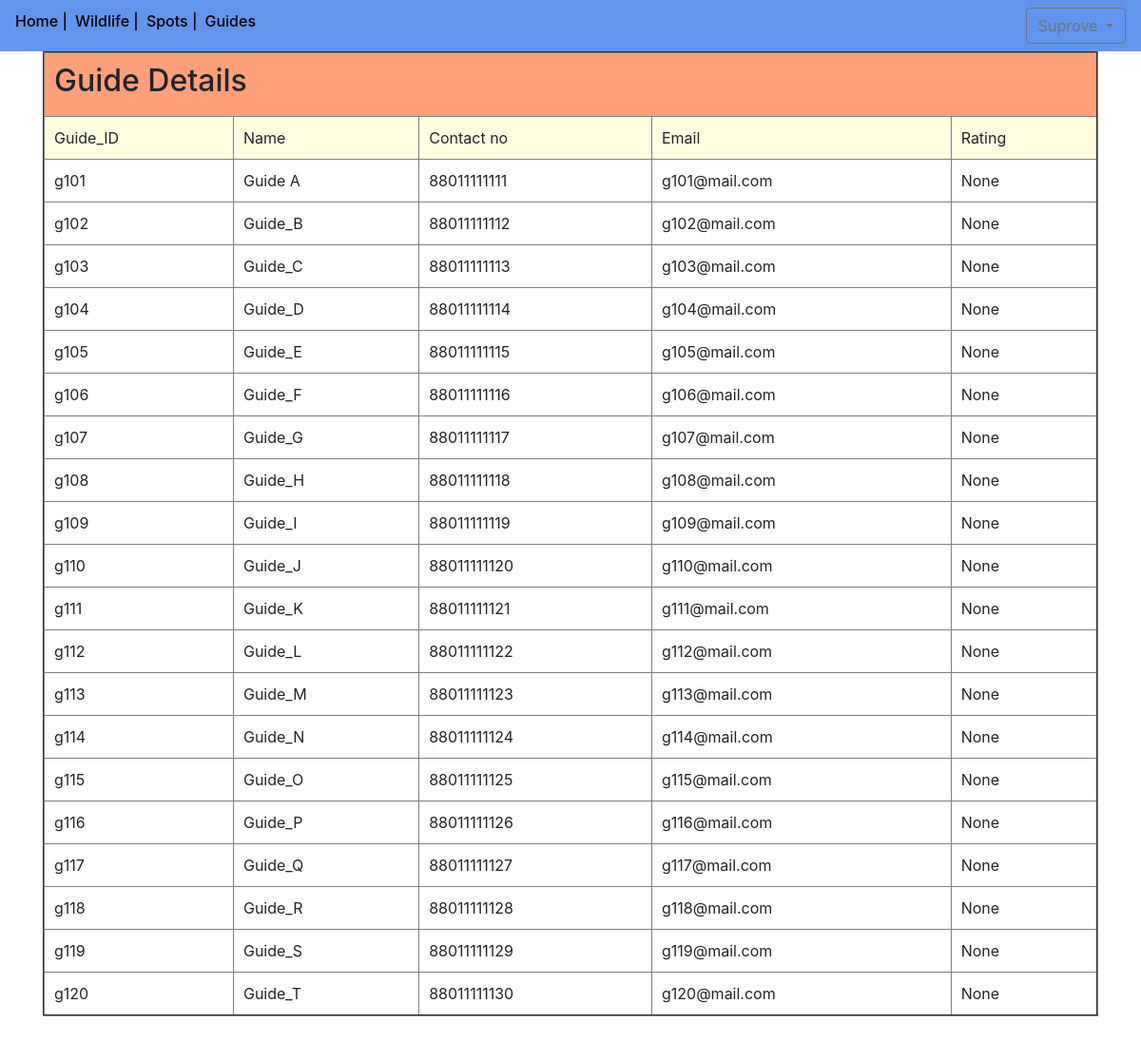
Screenshot of /guide/ (signed in) with the database file from the repository.
### accounts/models.py (models this page shows)
class CustomUser(AbstractUser):
    email = models.EmailField(max_length=254)
    phone_no = models.CharField(max_length=254)
    country = models.CharField(max_length=254)

### sundarbans/models.py (models this page shows)
class Guide(models.Model):
    g_id = models.CharField(primary_key=True, max_length=254)
    g_name = models.CharField(max_length=254)
    g_contact = models.CharField(max_length=254)
    g_email = models.EmailField()
    g_rating = models.IntegerField(null=True, blank=True)

### sundarbans/views.py (the view)
# urls.py: path('guide/', GuideView.as_view(), name='guide_'),
class GuideView(ListView):
    model = Guide
    template_name = 'sundarbans/guide.html'

### templates/sundarbans/guide.html
{% extends 'base.html' %}
{% block content %}
<div class="container pb-lg-5">
    <table border="2" cellpadding="10rem" width="100%">
        <tr style="background: lightsalmon"><td colspan="5"><h2>Guide Details</h2></td></tr>
        <tr style="background: lightyellow">
            <td>Guide_ID</td>
            <td>Name</td>
            <td>Contact no</td>
            <td>Email</td>
            <td>Rating</td>
        </tr>
        {% for x in guide_list %}
            <tr>
                <td>{{ x.g_id }}</td>
                <td>{{ x.g_name }}</td>
                <td>{{ x.g_contact }}</td>
                <td>{{ x.g_email }}</td>
                <td>{{ x.g_rating }}</td>
            </tr>
        {% endfor %}
    </table>
</div>
{% endblock %}

### templates/base.html (shortened to what this page needs)
{% load static %}
<!DOCTYPE html>
<html lang="en">
<head>
    <link rel="stylesheet" href="https://maxcdn.bootstrapcdn.com/bootstrap/4.5.2/css/bootstrap.min.css">
</head>
<body>
<nav class="navbar navbar-expand-lg " style="background: cornflowerblue ">
    <ul class="navbar-nav ">
        <li class="nav-item active pr-2"><a href="{% url 'home_' %}" style="color: black; "><h6>Home |</h6></a></li>
        <li class="nav-item pr-2 "><a href="{% url 'wildlife_' %}" style="color: black;"><h6>Wildlife |</h6></a></li>
        <li class="nav-item pr-2"><a href="{% url 'spot_' %}" style="color: black;"><h6> Spots |</h6></a></li>
        <li class="nav-item pr-2"><a href="{% url 'guide_' %}" style="color: black;"><h6> Guides </h6></a></li>
    </ul>
    <ul class="navbar-nav ml-auto">
        {% if user.is_authenticated %}
            <div class=" dropdown">
                <button type="button" class="btn btn-outline-secondary dropdown-toggle " data-toggle="dropdown">
                    {{ user.username }}
                </button>
            </div>
        {% endif %}
    </ul>
</nav>
{% block content %}
{% endblock content %}
</body>
</html>

### rows the page displays
CustomUser: username "Suprove"
Guide: g_id "g101", g_name "Guide A", g_contact "88011111111", g_email "g101@mail.com", g_rating "None"
Guide: g_id "g102", g_name "Guide_B", g_contact "88011111112", g_email "g102@mail.com", g_rating "None"
Guide: g_id "g103", g_name "Guide_C", g_contact "88011111113", g_email "g103@mail.com", g_rating "None"
Guide: g_id "g104", g_name "Guide_D", g_contact "88011111114", g_email "g104@mail.com", g_rating "None"
Guide: g_id "g105", g_name "Guide_E", g_contact "88011111115", g_email "g105@mail.com", g_rating "None"
Guide: g_id "g106", g_name "Guide_F", g_contact "88011111116", g_email "g106@mail.com", g_rating "None"
Guide: g_id "g107", g_name "Guide_G", g_contact "88011111117", g_email "g107@mail.com", g_rating "None"
Guide: g_id "g108", g_name "Guide_H", g_contact "88011111118", g_email "g108@mail.com", g_rating "None"
Guide: g_id "g109", g_name "Guide_I", g_contact "88011111119", g_email "g109@mail.com", g_rating "None"
Guide: g_id "g110", g_name "Guide_J", g_contact "88011111120", g_email "g110@mail.com", g_rating "None"
Guide: g_id "g111", g_name "Guide_K", g_contact "88011111121", g_email "g111@mail.com", g_rating "None"
Guide: g_id "g112", g_name "Guide_L", g_contact "88011111122", g_email "g112@mail.com", g_rating "None"
Guide: g_id "g113", g_name "Guide_M", g_contact "88011111123", g_email "g113@mail.com", g_rating "None"
Guide: g_id "g114", g_name "Guide_N", g_contact "88011111124", g_email "g114@mail.com", g_rating "None"
Guide: g_id "g115", g_name "Guide_O", g_contact "88011111125", g_email "g115@mail.com", g_rating "None"
Guide: g_id "g116", g_name "Guide_P", g_contact "88011111126", g_email "g116@mail.com", g_rating "None"
Guide: g_id "g117", g_name "Guide_Q", g_contact "88011111127", g_email "g117@mail.com", g_rating "None"
Guide: g_id "g118", g_name "Guide_R", g_contact "88011111128", g_email "g118@mail.com", g_rating "None"
Guide: g_id "g119", g_name "Guide_S", g_contact "88011111129", g_email "g119@mail.com", g_rating "None"
Guide: g_id "g120", g_name "Guide_T", g_contact "88011111130", g_email "g120@mail.com", g_rating "None"
